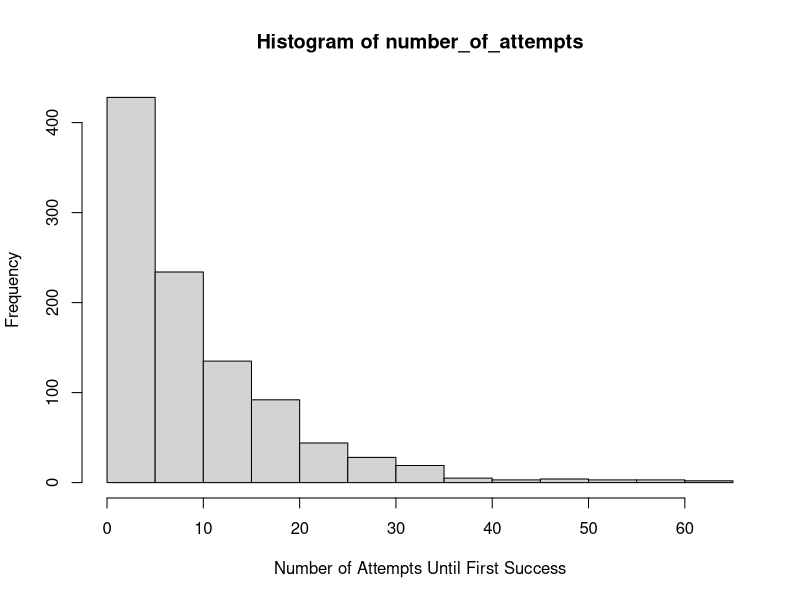
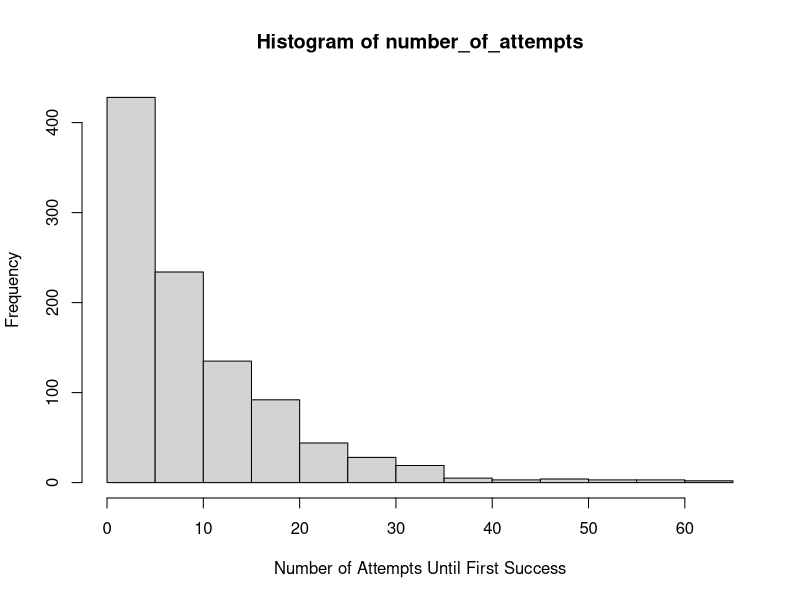
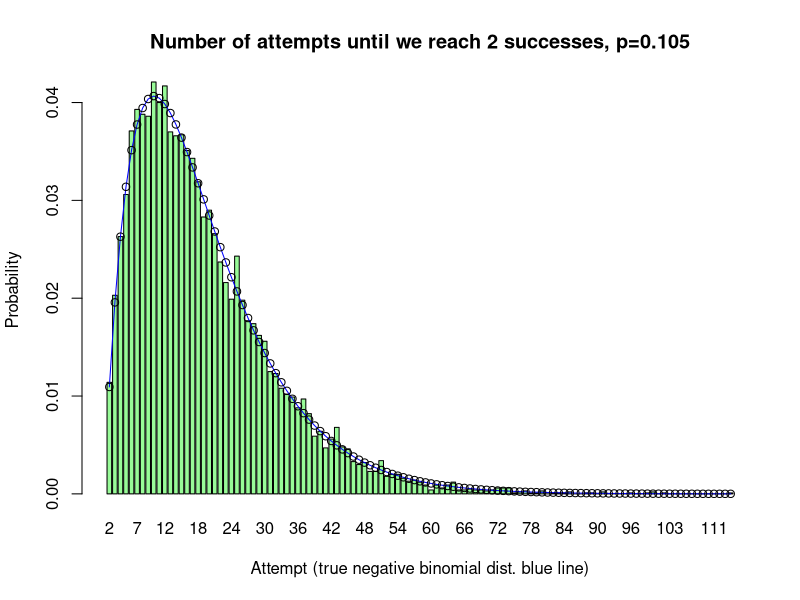

These figures' R source, in order:

# negative binomial simulation for nth success.

# chunk 1 from
# https://stackoverflow.com/questions/65462039/r-how-would-i-repeatedly-simulate-how-many-attempts-before-a-success-on-a-1-10

foo <- function(p = 0.1) {
  i <- 0
  failure <- TRUE
  while ( sum(failure )==1 ){
    i <- i + 1
    if ( sample(x = c(TRUE, FALSE), size = 1, prob = c(p, 1-p)) ) { # equiv to if coin flip is heads
      failure <- FALSE
    }
  }
  return(i) 
}

set.seed(42)
number_of_attempts <- replicate(1000, foo())
hist(number_of_attempts, xlab = "Number of Attempts Until First Success")



# chunk 2
# I revamped the above to reproduce it

foo <- function(p = 0.1) {
  i <- 0
  failure <- 1
  
  while ( failure  ){
    i <- i + 1
    if ( rbinom(1, size=1, prob=p))  { # equiv to if coin flip is heads
      failure <- 0 # if not heads 0
    }
  }
  return(i) 
}

set.seed(42)
number_of_attempts <- replicate(1000, foo())
hist(number_of_attempts, xlab = "Number of Attempts Until First Success")


#~~~~~~~~~~~~~~~~~~~~~~~~~~~~~~~~~~~~~~~~~~~~~~~~~~~~~~~~~~~~~~~~~~~~~~~~~~~~~~~~
# chunk 3
# my neg binomial simulation
# for example if s = 4, we count how long it takes to get 4 heads given prob of p 

formatz2 <- function(x){
  sprintf(x, fmt = '%#.3f')  
}

foo <- function(p = 0.5, s = 4) { #p prob of success; s 
  
  i <- 0
  x <- 0 
  
  while ( x < s) {  # stop when x equals s 
    
    i <- i + 1  # count each trial
    
    res <-  rbinom(1, size=1, prob=p)  # ala coin flip, heads is success
    
    if (res ==1) {x=x+1}   # if heads count 
   
  }
  return(i) 
}

#~~~~~~~~~~~~~~~~~~~~~~~~~~~~~~~~~~~~~~~~~~~~~~~~~~~~~~~~~~~~~~~~~~~~~~~~~~~~~~~~ plot
# ref
# https://bookdown.org/mpfoley1973/data-sci/negative-binomial.html see for explanation
# Function dnbinom() calculates the negative-binomial probability. Parameter x equals the number of failures, x−r.

  sim = 10000
  P <- runif(1,0.05,1)   # pick a probability
  s <- sample(2:10,1) # pick nth success
  
  # simulation bar plot
  number_of_attempts <- replicate(sim, foo(p=P,s=s))  # run function mnay time
  x <- table(factor(number_of_attempts, levels = s: max(number_of_attempts))) # pad out so levels no counts included
  b <- barplot(x/sim, main = paste0("Number of attempts until we reach ",s," successes, p=",formatz2(P),""), 
               col="palegreen", ylab="Probability", xlab="Attempt (true negative binomial dist. blue line)")
  
  # overlay true neg binomial dist
  m <- length(b)-1
  d <- dnbinom(0:m, prob=P, size=s)# *sim
  lines(x = b, y = d , col='blue')
  points(x = b, y = d)
  # bar plot(d, names.arg= as.character(names(x)))
 
#~~~~~~~~~~~~~~~~~~~~~~~~~~~~~~~~~~~~~~~~~~~~~~~~~~~~~~~~~~~~~~~~~~~~~~~~~~~~~~~~
 